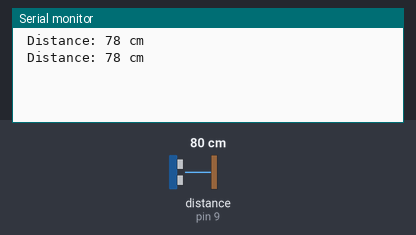
Simulated run of this sketch. Board: Arduino Uno, built with avr-gcc and run on an emulated ATmega328P. Parts: the last lines printed to the serial monitor. Wiring (inferred from the names in the program): ultrasonic range finder: trigger pin 8; echo pin 9. The test bench sets the inputs (shaded band); at power-on: distance to the obstacle (sensor on pin 9) 80 cm. The echo pulse lasts 58.3 µs per cm.

Above: at 1.8 s.
1.9 s: distance to the obstacle (sensor on pin 9) set to 2 cm
At 2.8 s:
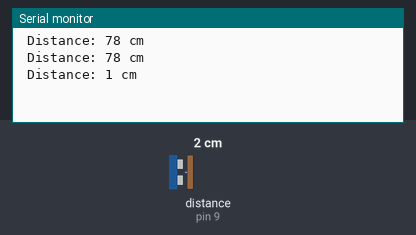
3.4 s: distance to the obstacle (sensor on pin 9) set to 4 cm
At 4.8 s:
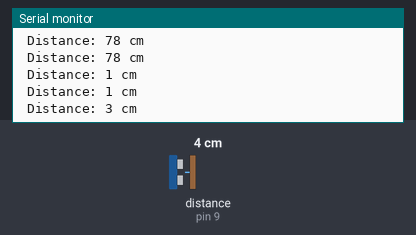
Timing chart, 0 to 6.4 s (numbered marks = the images above; inputs shaded):
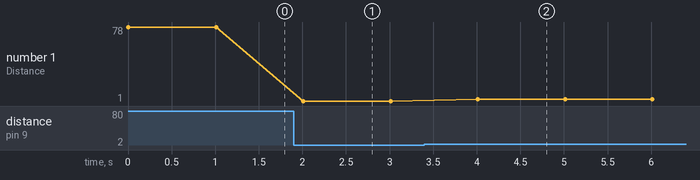

The sketch:

ultrasonic_firmwire.ino.ino
```cpp
// Define the pins
const int trigPin = 8;
const int echoPin = 9;

// Variables for duration and distance
long duration;
int distance;

void setup() {
  // Initialize serial communication
  Serial.begin(9600);

  // Set the trigPin as an output and echoPin as an input
  pinMode(trigPin, OUTPUT);
  pinMode(echoPin, INPUT);
}

void loop() {
  // Send a short pulse to the Trig pin
  digitalWrite(trigPin, LOW);
  delayMicroseconds(10);
  digitalWrite(trigPin, HIGH);
  delayMicroseconds(10);
  digitalWrite(trigPin, LOW);

  // Measure the duration of the pulse from Echo pin
  duration = pulseIn(echoPin, HIGH);

  // Calculate the distance in centimeters
  distance = duration * 0.034 / 2;

  // Print the distance to the Serial Monitor
  Serial.print(" Distance: ");
  Serial.print(distance);
  Serial.println(" cm");

  // Delay before the next measurement
  delay(1000);
}
```

Measured:
- after the input at 1.9 s, the serial monitor: prints a new line after 0.11 s (image 1)
- after the input at 3.4 s, the serial monitor: prints a new line after 0.61 s (image 2)
- plotted number 1: 78 → 1 after the input at 1.9 s, 1 → 3 after the input at 3.4 s
